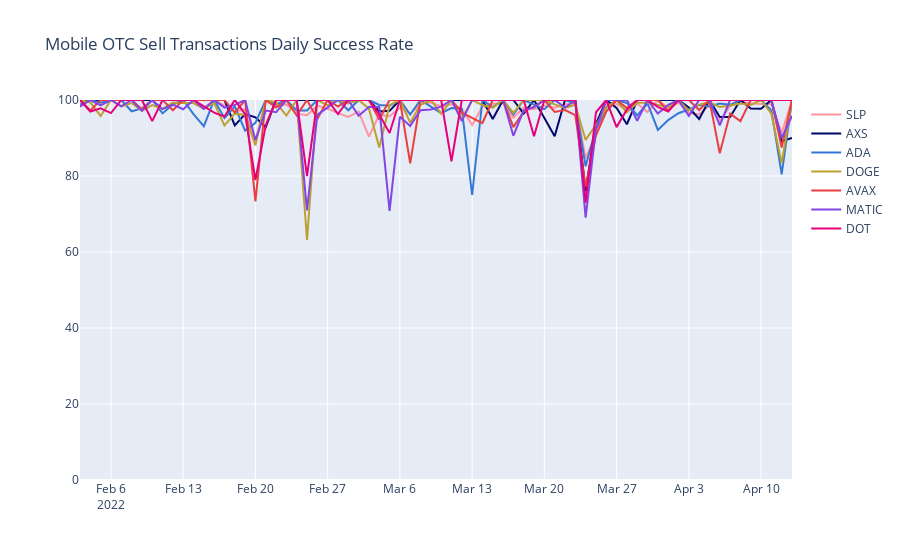

Notebook code cell kept with this figure:
### Code cell
# Mobile OTC Sell Transactions Daily Success Rate
fig = go.Figure(data=[
    go.Scatter(name='SLP', x=df_daily_agg_sell[df_daily_agg_sell["traded_currency"]=="SLP"]["processDate"], y=df_daily_agg_sell[df_daily_agg_sell["traded_currency"]=="SLP"]["s_rate"], marker_color='RGB(255,148,162)'),
    go.Scatter(name='AXS', x=df_daily_agg_sell[df_daily_agg_sell["traded_currency"]=="AXS"]["processDate"], y=df_daily_agg_sell[df_daily_agg_sell["traded_currency"]=="AXS"]["s_rate"], marker_color='RGB(0,8,105)'),
    go.Scatter(name='ADA', x=df_daily_agg_sell[df_daily_agg_sell["traded_currency"]=="ADA"]["processDate"], y=df_daily_agg_sell[df_daily_agg_sell["traded_currency"]=="ADA"]["s_rate"], marker_color='RGB(53,121,212)'),
    go.Scatter(name='DOGE', x=df_daily_agg_sell[df_daily_agg_sell["traded_currency"]=="DOGE"]["processDate"], y=df_daily_agg_sell[df_daily_agg_sell["traded_currency"]=="DOGE"]["s_rate"], marker_color='RGB(188,161,48)'),
    go.Scatter(name='AVAX', x=df_daily_agg_sell[df_daily_agg_sell["traded_currency"]=="AVAX"]["processDate"], y=df_daily_agg_sell[df_daily_agg_sell["traded_currency"]=="AVAX"]["s_rate"], marker_color='RGB(233,63,64)'),
    go.Scatter(name='MATIC', x=df_daily_agg_sell[df_daily_agg_sell["traded_currency"]=="MATIC"]["processDate"], y=df_daily_agg_sell[df_daily_agg_sell["traded_currency"]=="MATIC"]["s_rate"], marker_color='RGB(131,69,230)'),
    go.Scatter(name='DOT', x=df_daily_agg_sell[df_daily_agg_sell["traded_currency"]=="DOT"]["processDate"], y=df_daily_agg_sell[df_daily_agg_sell["traded_currency"]=="DOT"]["s_rate"], marker_color='RGB(231,0,123)')
])
fig.update_layout(
    title_text="Mobile OTC Sell Transactions Daily Success Rate")
fig.update_layout(yaxis_range=[0,100])
fig.show()
